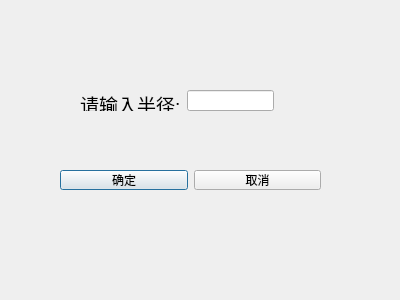
<?xml version="1.0" encoding="UTF-8"?>
<ui version="4.0">
 <class>dlg_query</class>
 <widget class="QDialog" name="dlg_query">
  <property name="geometry">
   <rect>
    <x>0</x>
    <y>0</y>
    <width>400</width>
    <height>300</height>
   </rect>
  </property>
  <property name="windowTitle">
   <string>Dialog</string>
  </property>
  <widget class="QWidget" name="layoutWidget_2">
   <property name="geometry">
    <rect>
     <x>80</x>
     <y>90</y>
     <width>194</width>
     <height>21</height>
    </rect>
   </property>
   <layout class="QHBoxLayout" name="horizontalLayout">
    <item>
     <widget class="QLabel" name="lb_radius">
      <property name="text">
       <string>&lt;html&gt;&lt;head/&gt;&lt;body&gt;&lt;p&gt;&lt;span style=&quot; font-size:14pt;&quot;&gt;请输入半径:&lt;/span&gt;&lt;/p&gt;&lt;/body&gt;&lt;/html&gt;</string>
      </property>
     </widget>
    </item>
    <item>
     <widget class="QLineEdit" name="le_radius"/>
    </item>
   </layout>
  </widget>
  <widget class="QWidget" name="layoutWidget">
   <property name="geometry">
    <rect>
     <x>60</x>
     <y>170</y>
     <width>261</width>
     <height>20</height>
    </rect>
   </property>
   <layout class="QHBoxLayout" name="horizontalLayout_2">
    <item>
     <widget class="QPushButton" name="btn_sureRadium">
      <property name="text">
       <string>确定</string>
      </property>
     </widget>
    </item>
    <item>
     <widget class="QPushButton" name="btn_cancelRadium">
      <property name="text">
       <string>取消</string>
      </property>
     </widget>
    </item>
   </layout>
  </widget>
 </widget>
 <resources/>
 <connections/>
</ui>
